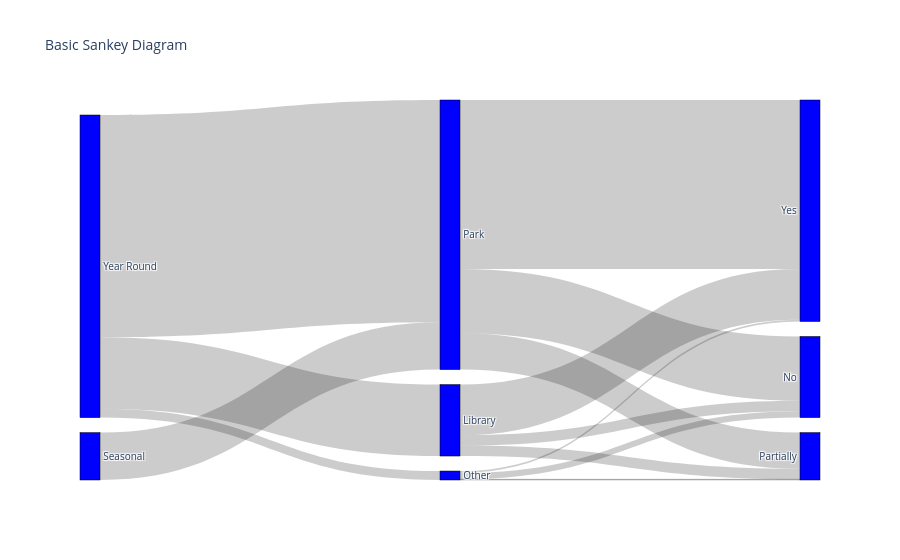

Write notebook code for a chart like this one.
### Code cell
fig = go.Figure(data=[go.Sankey(
    node = dict(
      pad = 15,
      thickness = 20,
      line = dict(color = "black", width = 0.5),
      label = labels,
      color = "blue"
    ),
    link = dict(
      source = source, # indices correspond to labels, eg A1, A2, A1, B1, ...
      target = target,
      value = value
  ))])

fig.update_layout(title_text="Basic Sankey Diagram", font_size=10)
fig.show()

### Figure 1 — Plotly figure (JSON) as saved in the notebook; plotly's stock layout.template omitted (floating-point values rounded to 4 significant figures)
{"data": [{"link": {"source": [1, 1, 1, 0, 2, 2, 2, 3, 3, 3, 4, 4, 4], "target": [2, 3, 4, 2, 5, 7, 6, 7, 5, 6, 7, 5, 6], "value": [619, 199, 25, 132, 179, 471, 101, 141, 29, 29, 5, 18, 2]}, "node": {"color": "blue", "label": ["Seasonal", "Year Round", "Park", "Library", "Other", "No", "Partially", "Yes"], "line": {"color": "black", "width": 0.5}, "pad": 15, "thickness": 20}, "type": "sankey"}], "layout": {"font": {"size": 10}, "title": {"text": "Basic Sankey Diagram"}}}
